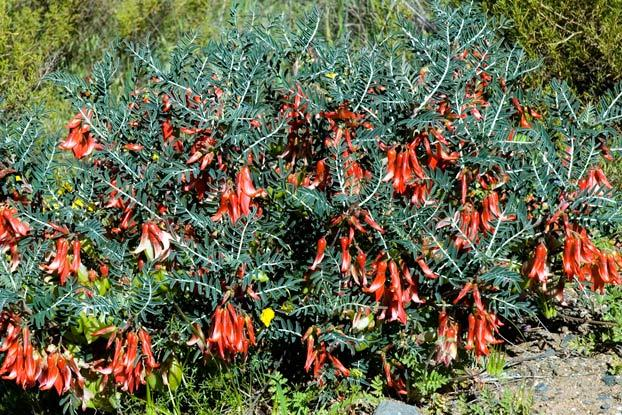
#> input picture ml_server/dataset/Lessertia frutescens/Lessertia frutescens1.jpg, 622 x 415 px, found by its file name; its folder holds only this picture in this run
$ python -i plant_identifier.py   (imports and definitions only)
#> lines starting #> are read from the running program, lines starting #| are printed output that depends on the picture; after the words box and inside, x2 and y2 are one past the last pixel; in counts of white or black regions, pixels touching at a corner belong together
#> in load_dataset, image is the input picture: shape (415, 622, 3); mean B, G, R 79.5, 105.8, 105.2
import cv2
import numpy as np
import os

from sklearn.ensemble import RandomForestClassifier
from sklearn.metrics import accuracy_score
from sklearn.model_selection import train_test_split
from sklearn.metrics.pairwise import cosine_similarity

from skimage.feature import local_binary_pattern

class PlantIdentifier:

    def __init__(self):

        self.categories = [
            "Lessertia frutescens",
            "Other"
        ]

        self.model = None
        self.feature_size = 512

        self.dataset_features = {}
        self.dataset_images = {}

    def segment_plant(self, image):
        """
        Attempt to isolate green plant regions.
        """

        hsv = cv2.cvtColor(image, cv2.COLOR_BGR2HSV)

        lower_green = np.array([25, 20, 20])
        upper_green = np.array([95, 255, 255])

        mask = cv2.inRange(hsv, lower_green, upper_green)

        kernel = np.ones((5, 5), np.uint8)

        mask = cv2.morphologyEx(mask, cv2.MORPH_OPEN, kernel)
        mask = cv2.morphologyEx(mask, cv2.MORPH_CLOSE, kernel)

        segmented = cv2.bitwise_and(image, image, mask=mask)

        return segmented

    def augment_image(self, image):

        augmented = []

        augmented.append(image)

        flipped = cv2.flip(image, 1)
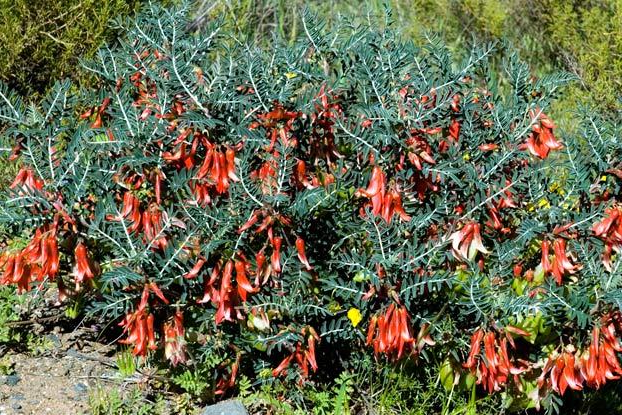
#> flipped: shape (415, 622, 3); mean B, G, R 79.5, 105.8, 105.2
        augmented.append(flipped)

        rotated = cv2.rotate(image, cv2.ROTATE_90_CLOCKWISE)
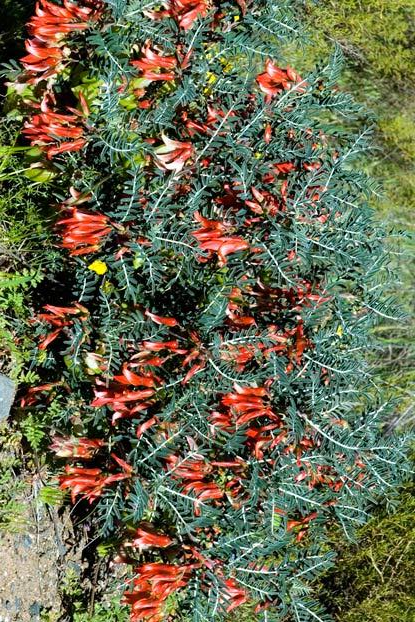
#> rotated: shape (622, 415, 3); mean B, G, R 79.5, 105.8, 105.2
        augmented.append(rotated)

        brighter = cv2.convertScaleAbs(image, alpha=1.1, beta=20)
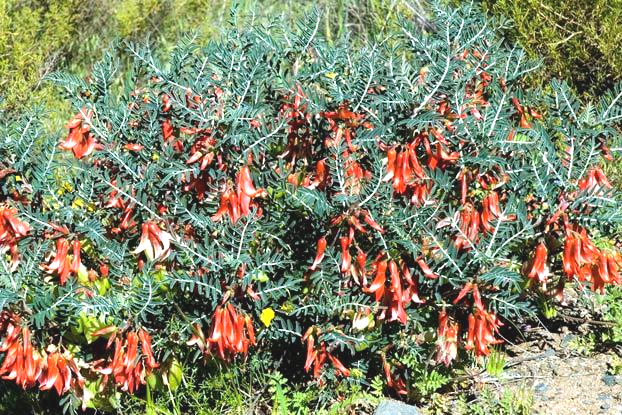
#> brighter: shape (415, 622, 3); mean B, G, R 107.1, 135.6, 133.9
        augmented.append(brighter)

        return augmented

    def extract_features(self, image):

        try:

            image = self.segment_plant(image)

            img = cv2.resize(image, (224, 224))

            features = []

            hsv = cv2.cvtColor(img, cv2.COLOR_BGR2HSV)

            hist_h = cv2.calcHist([hsv], [0], None, [64], [0, 180]).flatten()
            hist_s = cv2.calcHist([hsv], [1], None, [64], [0, 256]).flatten()
            hist_v = cv2.calcHist([hsv], [2], None, [64], [0, 256]).flatten()

            features.extend(hist_h)
            features.extend(hist_s)
            features.extend(hist_v)

            gray = cv2.cvtColor(img, cv2.COLOR_BGR2GRAY)

            lbp = local_binary_pattern(gray, 24, 3, method="uniform")

            hist_lbp = cv2.calcHist(
                [lbp.astype(np.uint8)],
                [0],
                None,
                [64],
                [0, 256]
            ).flatten()

            features.extend(hist_lbp)

            edges = cv2.Canny(gray, 50, 150)

            hist_edges = cv2.calcHist(
                [edges],
                [0],
                None,
                [64],
                [0, 256]
            ).flatten()

            features.extend(hist_edges)

            features = np.array(features)

            if len(features) < self.feature_size:

                padding = np.zeros(self.feature_size - len(features))

                features = np.concatenate([features, padding])

            else:
                features = features[:self.feature_size]

            features = features.astype(np.float32)

            features /= (np.linalg.norm(features) + 1e-8)

            return features

        except Exception as e:

            print(f"Feature extraction error: {e}")

            return np.zeros(self.feature_size)

    def load_dataset(self, dataset_path):

        features = []
        labels = []

        self.dataset_features = {}
        self.dataset_images = {}

        print("Loading dataset...")

        for category_idx, category in enumerate(self.categories):

            category_path = os.path.join(dataset_path, category)

            self.dataset_features[category] = []
            self.dataset_images[category] = []

            if not os.path.exists(category_path):

                print(f"Missing folder: {category_path}")

                continue

            image_files = [

                f for f in os.listdir(category_path)

                if f.lower().endswith((".jpg", ".jpeg", ".png"))
            ]

            for image_file in image_files:

                image_path = os.path.join(category_path, image_file)

                image = cv2.imread(image_path)

                if image is None:
                    continue

                augmented_images = self.augment_image(image)
#> augmented_images = 4 items

                for aug_img in augmented_images:

                    feature = self.extract_features(aug_img)

                    features.append(feature)

                    labels.append(category_idx)

                    self.dataset_features[category].append(feature)

                    self.dataset_images[category].append(image_path)
#> this loop made 4 passes
#> pass 1, in segment_plant, `mask = cv2.inRange(hsv, lower_green, upper_green)`:
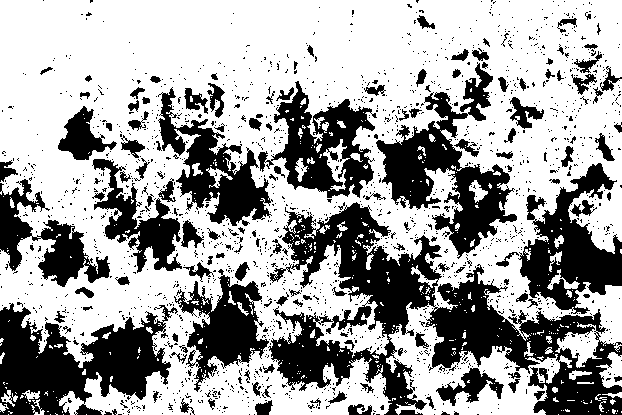
#> mask: shape (415, 622); 63.7% white; 1706 black regions (1567 under 20 px), largest, box (x1, y1, x2, y2) and area: (268, 202, 622, 415) 25781, (0, 303, 178, 415) 11027, (376, 62, 517, 259) 9214
#> pass 1, in segment_plant, `mask = cv2.morphologyEx(mask, cv2.MORPH_OPEN, kernel)`:
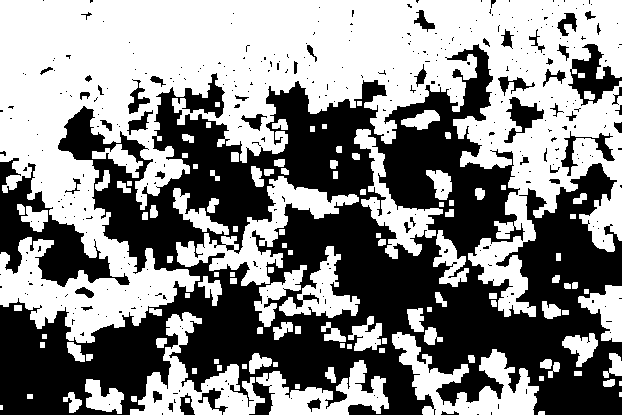
#> mask: shape (415, 622); 53.3% white; 385 black regions (333 under 20 px), largest, box (x1, y1, x2, y2) and area: (0, 44, 622, 415) 107392, (0, 158, 130, 287) 5540, (568, 44, 622, 106) 1427
#> pass 1, in segment_plant, `mask = cv2.morphologyEx(mask, cv2.MORPH_CLOSE, kernel)`:
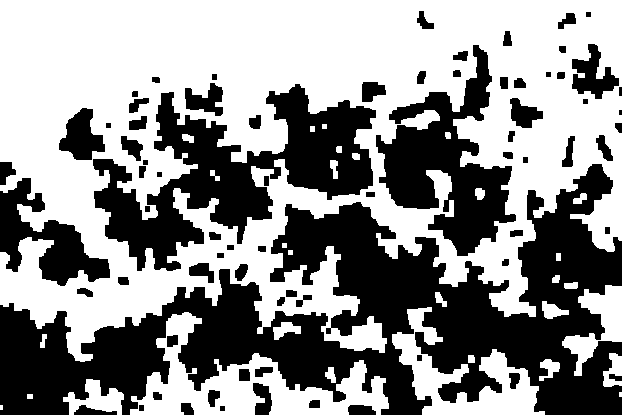
#> mask: shape (415, 622); 56.6% white; 74 black regions (1 under 20 px), largest, box (x1, y1, x2, y2) and area: (0, 164, 622, 415) 63278, (93, 84, 376, 271) 20832, (376, 45, 516, 256) 12280
#> after the loop, features = 4 items; labels = [0, 0, 0, 0]

        return np.array(features), np.array(labels)

    # [94 lines left out: functions train_model, predict_plant, find_most_similar_images, not called in this run]

>>> result = PlantIdentifier().load_dataset('dataset/Lessertia frutescens/Lessertia frutescens1.jpg')
